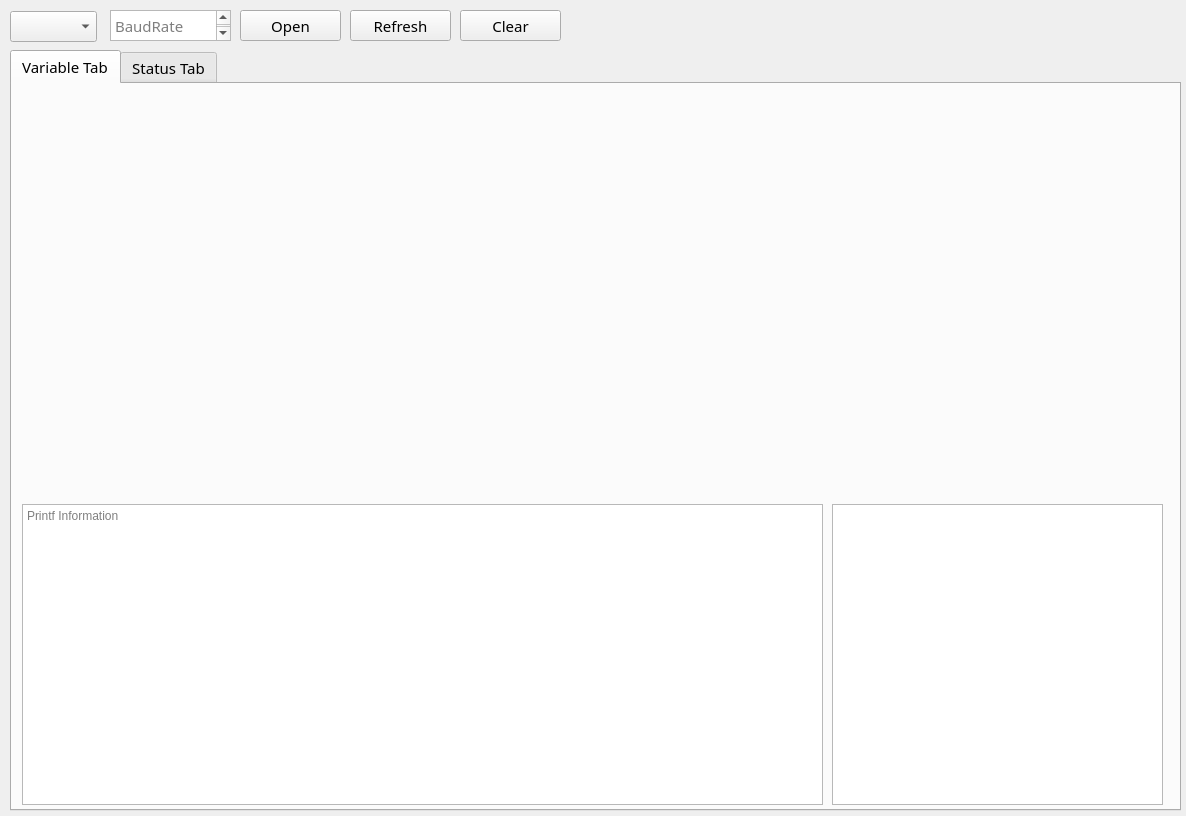
<?xml version="1.0" encoding="UTF-8"?>
<ui version="4.0">
 <class>MainWindow</class>
 <widget class="QMainWindow" name="MainWindow">
  <property name="geometry">
   <rect>
    <x>0</x>
    <y>0</y>
    <width>1186</width>
    <height>816</height>
   </rect>
  </property>
  <property name="font">
   <font>
    <family>等线</family>
    <pointsize>11</pointsize>
    <weight>50</weight>
    <bold>false</bold>
   </font>
  </property>
  <property name="windowTitle">
   <string>MainWindow</string>
  </property>
  <widget class="QWidget" name="centralwidget">
   <widget class="QPushButton" name="open_serial_btn">
    <property name="geometry">
     <rect>
      <x>240</x>
      <y>10</y>
      <width>101</width>
      <height>31</height>
     </rect>
    </property>
    <property name="text">
     <string>Open</string>
    </property>
   </widget>
   <widget class="QComboBox" name="serial_port_cb">
    <property name="geometry">
     <rect>
      <x>10</x>
      <y>11</y>
      <width>87</width>
      <height>31</height>
     </rect>
    </property>
   </widget>
   <widget class="QTextEdit" name="serial_baudrate_txt">
    <property name="geometry">
     <rect>
      <x>110</x>
      <y>10</y>
      <width>121</width>
      <height>31</height>
     </rect>
    </property>
    <property name="accessibleName">
     <string/>
    </property>
    <property name="documentTitle">
     <string/>
    </property>
    <property name="placeholderText">
     <string>BaudRate</string>
    </property>
   </widget>
   <widget class="QPushButton" name="refresh_serial_btn">
    <property name="geometry">
     <rect>
      <x>350</x>
      <y>10</y>
      <width>101</width>
      <height>31</height>
     </rect>
    </property>
    <property name="text">
     <string>Refresh</string>
    </property>
   </widget>
   <widget class="QPushButton" name="clear_btn">
    <property name="geometry">
     <rect>
      <x>460</x>
      <y>10</y>
      <width>101</width>
      <height>31</height>
     </rect>
    </property>
    <property name="text">
     <string>Clear</string>
    </property>
   </widget>
   <widget class="QTabWidget" name="tabWidget">
    <property name="geometry">
     <rect>
      <x>10</x>
      <y>50</y>
      <width>1171</width>
      <height>761</height>
     </rect>
    </property>
    <property name="currentIndex">
     <number>0</number>
    </property>
    <widget class="QWidget" name="variable_tab">
     <attribute name="title">
      <string>Variable Tab</string>
     </attribute>
     <widget class="QCustomPlot" name="custom_plot" native="true">
      <property name="geometry">
       <rect>
        <x>10</x>
        <y>10</y>
        <width>1141</width>
        <height>401</height>
       </rect>
      </property>
     </widget>
     <widget class="QTextBrowser" name="debug_info_txt">
      <property name="enabled">
       <bool>true</bool>
      </property>
      <property name="geometry">
       <rect>
        <x>10</x>
        <y>420</y>
        <width>801</width>
        <height>301</height>
       </rect>
      </property>
      <property name="font">
       <font>
        <family>Microsoft YaHei UI</family>
        <pointsize>9</pointsize>
       </font>
      </property>
      <property name="cursor" stdset="0">
       <cursorShape>IBeamCursor</cursorShape>
      </property>
      <property name="readOnly">
       <bool>true</bool>
      </property>
      <property name="placeholderText">
       <string>Printf Information</string>
      </property>
     </widget>
     <widget class="QTableView" name="variable_list">
      <property name="geometry">
       <rect>
        <x>820</x>
        <y>420</y>
        <width>331</width>
        <height>301</height>
       </rect>
      </property>
      <attribute name="horizontalHeaderDefaultSectionSize">
       <number>80</number>
      </attribute>
      <attribute name="verticalHeaderVisible">
       <bool>false</bool>
      </attribute>
     </widget>
    </widget>
    <widget class="QWidget" name="status_tab">
     <attribute name="title">
      <string>Status Tab</string>
     </attribute>
     <widget class="Compass" name="compass_widget" native="true">
      <property name="geometry">
       <rect>
        <x>850</x>
        <y>10</y>
        <width>301</width>
        <height>281</height>
       </rect>
      </property>
     </widget>
     <widget class="QCustomPlot" name="map_plot" native="true">
      <property name="geometry">
       <rect>
        <x>10</x>
        <y>10</y>
        <width>831</width>
        <height>711</height>
       </rect>
      </property>
     </widget>
    </widget>
   </widget>
  </widget>
 </widget>
 <customwidgets>
  <customwidget>
   <class>QCustomPlot</class>
   <extends>QWidget</extends>
   <header location="global">qcustomplot.h</header>
   <container>1</container>
  </customwidget>
  <customwidget>
   <class>Compass</class>
   <extends>QWidget</extends>
   <header>compass.h</header>
   <container>1</container>
  </customwidget>
 </customwidgets>
 <resources/>
 <connections/>
</ui>
